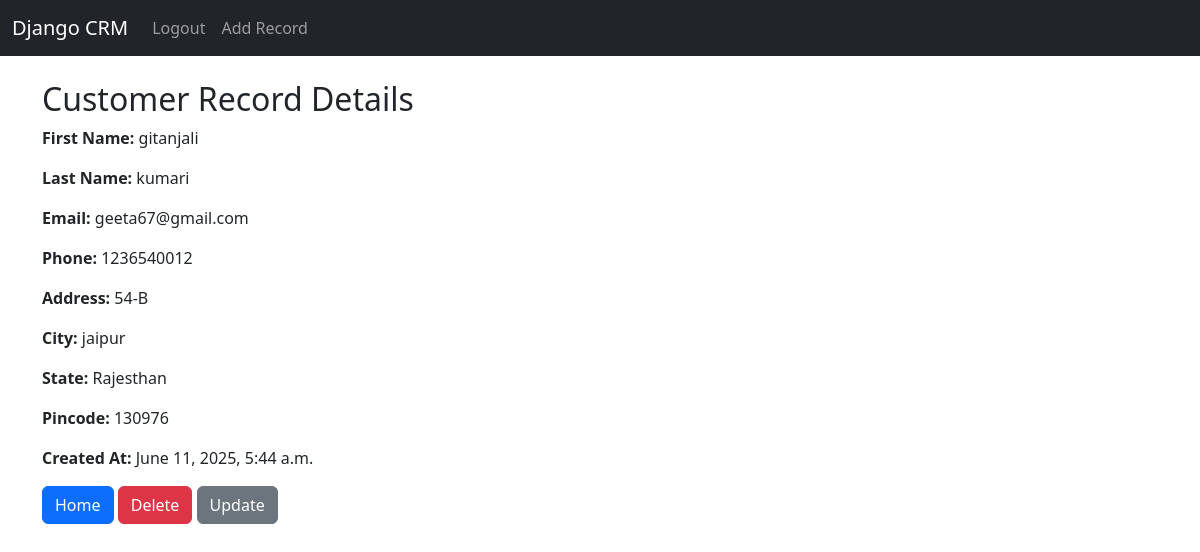
Screenshot of /record/1/ (signed in) with the database file from the repository.
### website/models.py (models this page shows, shortened)
class Record(models.Model):
    created_at = models.DateTimeField(auto_now_add=True)
    first_name = models.CharField(max_length=50)
    last_name =  models.CharField(max_length=50)
    email = models.CharField(max_length=100)
    phone = models.CharField(max_length=10)
    address = models.CharField(max_length=100)
    city = models.CharField(max_length=25)
    state = models.CharField(max_length=30)
    pincode = models.CharField(max_length=6)

### website/views.py (the view)
# urls.py: path('record/<int:pk>/',views.record_user,name='record'),
def record_user(request, pk):
    if request.user.is_authenticated:
        try:
            record = Record.objects.get(id=pk)
            return render(request, 'website/record.html', {'record': record})
        except Record.DoesNotExist:
            messages.error(request, 'Record not found.')
            return redirect('home')
    else:
        messages.warning(request, 'You must be logged in to view this page!')
        return redirect('home')

### website/templates/website/record.html
{% extends "website/base.html" %}
{% block content %}
<h2>Customer Record Details</h2>
<p><strong>First Name:</strong> {{ record.first_name }}</p>
<p><strong>Last Name:</strong> {{ record.last_name }}</p>
<p><strong>Email:</strong> {{ record.email }}</p>
<p><strong>Phone:</strong> {{ record.phone }}</p>
<p><strong>Address:</strong> {{ record.address }}</p>
<p><strong>City:</strong> {{ record.city }}</p>
<p><strong>State:</strong> {{ record.state }}</p>
<p><strong>Pincode:</strong> {{ record.pincode }}</p>
<p><strong>Created At:</strong> {{ record.created_at }}</p>
<a href="{% url 'home' %}" class="btn btn-primary">Home</a>
<a href="{% url 'delete_record' record.id %}" class="btn btn-danger">Delete</a>
<a href="{% url 'update_record' record.id %}" class="btn btn-secondary">Update</a>
{% endblock %}

### rows the page displays
Record: first_name "gitanjali", last_name "kumari", email "geeta67@gmail.com", phone "1236540012", address "54-B", city "jaipur", state "Rajesthan", pincode "130976", created_at "June 11, 2025, 5:44 a.m."
